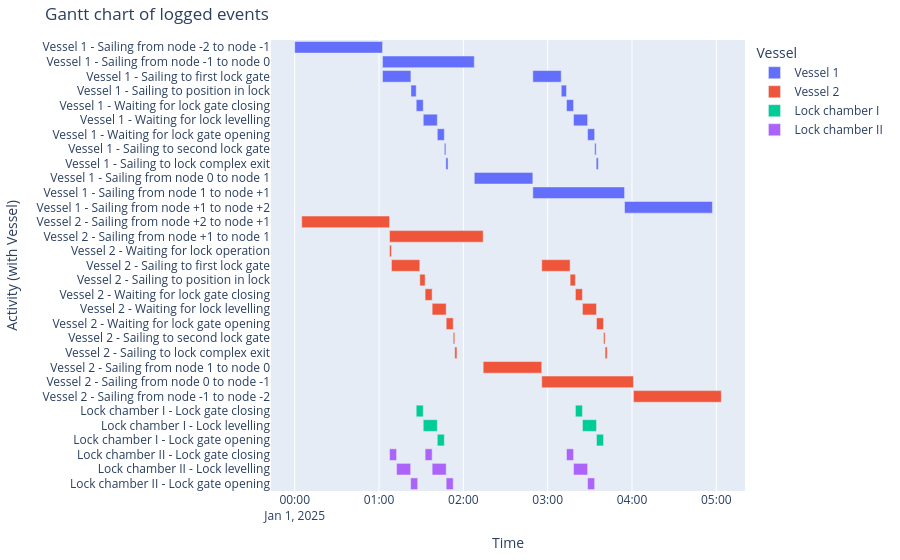

The cell this chart's notebook holds for it:
### Markdown cell above
#### Gantt chart of event table
Combining these logbooks with the ones of the vessels results in a rather interesting Gantt chart.

### Code cell
df_eventtable = logbook2eventtable([*vessels, lock_complex_I.lock_chambers['Lock chamber I'], lock_complex_II.lock_chambers['Lock chamber II']])
fig = generate_vessel_gantt_chart(df_eventtable)

### Figure 1 — Plotly figure (JSON) as saved in the notebook; plotly's stock layout.template omitted (floating-point values rounded to 4 significant figures)
{"data": [{"base": ["2025-01-01T00:00:00.000000", "2025-01-01T01:02:30.000000", "2025-01-01T01:02:30.000000", "2025-01-01T01:22:42.000000", "2025-01-01T01:26:28.000000", "2025-01-01T01:31:28.000000", "2025-01-01T01:41:28.000000", "2025-01-01T01:46:28.000000", "2025-01-01T01:47:34.000000", "2025-01-01T02:07:47.000000", "2025-01-01T02:49:27.000000", "2025-01-01T02:49:27.000000", "2025-01-01T03:09:39.000000", "2025-01-01T03:13:25.000000", "2025-01-01T03:18:25.000000", "2025-01-01T03:28:25.000000", "2025-01-01T03:33:25.000000", "2025-01-01T03:34:31.000000", "2025-01-01T03:54:43.000000"], "hovertemplate": "object name=Vessel 1<br>start time=%{base}<br>stop time=%{x}<br>activity label=%{y}<extra></extra>", "legendgroup": "Vessel 1", "marker": {"color": "#636efa", "pattern": {"shape": ""}}, "name": "Vessel 1", "orientation": "h", "showlegend": true, "textposition": "auto", "type": "bar", "x": [3750000, 3917000, 1212000, 226000, 300000, 600000, 300000, 66000, 93000, 2500000, 3916000, 1212000, 226000, 300000, 600000, 300000, 66000, 92000, 3750000], "xaxis": "x", "y": ["Vessel 1 - Sailing from node -2 to node -1", "Vessel 1 - Sailing from node -1 to node 0", "Vessel 1 - Sailing to first lock gate", "Vessel 1 - Sailing to position in lock", "Vessel 1 - Waiting for lock gate closing", "Vessel 1 - Waiting for lock levelling", "Vessel 1 - Waiting for lock gate opening", "Vessel 1 - Sailing to second lock gate", "Vessel 1 - Sailing to lock complex exit", "Vessel 1 - Sailing from node 0 to node 1", "Vessel 1 - Sailing from node 1 to node +1", "Vessel 1 - Sailing to first lock gate", "Vessel 1 - Sailing to position in lock", "Vessel 1 - Waiting for lock gate closing", "Vessel 1 - Waiting for lock levelling", "Vessel 1 - Waiting for lock gate opening", "Vessel 1 - Sailing to second lock gate", "Vessel 1 - Sailing to lock complex exit", "Vessel 1 - Sailing from node +1 to node +2"], "yaxis": "y"}, {"base": ["2025-01-01T00:05:00.000000", "2025-01-01T01:07:30.000000", "2025-01-01T01:07:30.000000", "2025-01-01T01:08:50.000000", "2025-01-01T01:29:02.000000", "2025-01-01T01:32:48.000000", "2025-01-01T01:37:48.000000", "2025-01-01T01:47:48.000000", "2025-01-01T01:52:48.000000", "2025-01-01T01:53:54.000000", "2025-01-01T02:14:07.000000", "2025-01-01T02:55:47.000000", "2025-01-01T02:55:47.000000", "2025-01-01T03:15:59.000000", "2025-01-01T03:19:45.000000", "2025-01-01T03:24:45.000000", "2025-01-01T03:34:45.000000", "2025-01-01T03:39:45.000000", "2025-01-01T03:40:51.000000", "2025-01-01T04:01:03.000000"], "hovertemplate": "object name=Vessel 2<br>start time=%{base}<br>stop time=%{x}<br>activity label=%{y}<extra></extra>", "legendgroup": "Vessel 2", "marker": {"color": "#EF553B", "pattern": {"shape": ""}}, "name": "Vessel 2", "orientation": "h", "showlegend": true, "textposition": "auto", "type": "bar", "x": [3750000, 3997000, 80000, 1212000, 226000, 300000, 600000, 300000, 66000, 93000, 2500000, 3916000, 1212000, 226000, 300000, 600000, 300000, 66000, 92000, 3750000], "xaxis": "x", "y": ["Vessel 2 - Sailing from node +2 to node +1", "Vessel 2 - Sailing from node +1 to node 1", "Vessel 2 - Waiting for lock operation", "Vessel 2 - Sailing to first lock gate", "Vessel 2 - Sailing to position in lock", "Vessel 2 - Waiting for lock gate closing", "Vessel 2 - Waiting for lock levelling", "Vessel 2 - Waiting for lock gate opening", "Vessel 2 - Sailing to second lock gate", "Vessel 2 - Sailing to lock complex exit", "Vessel 2 - Sailing from node 1 to node 0", "Vessel 2 - Sailing from node 0 to node -1", "Vessel 2 - Sailing to first lock gate", "Vessel 2 - Sailing to position in lock", "Vessel 2 - Waiting for lock gate closing", "Vessel 2 - Waiting for lock levelling", "Vessel 2 - Waiting for lock gate opening", "Vessel 2 - Sailing to second lock gate", "Vessel 2 - Sailing to lock complex exit", "Vessel 2 - Sailing from node -1 to node -2"], "yaxis": "y"}, {"base": ["2025-01-01T01:26:28.000000", "2025-01-01T01:31:28.000000", "2025-01-01T01:41:28.000000", "2025-01-01T03:19:45.000000", "2025-01-01T03:24:45.000000", "2025-01-01T03:34:45.000000"], "hovertemplate": "object name=Lock chamber I<br>start time=%{base}<br>stop time=%{x}<br>activity label=%{y}<extra></extra>", "legendgroup": "Lock chamber I", "marker": {"color": "#00cc96", "pattern": {"shape": ""}}, "name": "Lock chamber I", "orientation": "h", "showlegend": true, "textposition": "auto", "type": "bar", "x": [300000, 600000, 300000, 300000, 600000, 300000], "xaxis": "x", "y": ["Lock chamber I - Lock gate closing", "Lock chamber I - Lock levelling", "Lock chamber I - Lock gate opening", "Lock chamber I - Lock gate closing", "Lock chamber I - Lock levelling", "Lock chamber I - Lock gate opening"], "yaxis": "y"}, {"base": ["2025-01-01T01:07:30.000000", "2025-01-01T01:12:30.000000", "2025-01-01T01:22:30.000000", "2025-01-01T01:32:48.000000", "2025-01-01T01:37:48.000000", "2025-01-01T01:47:48.000000", "2025-01-01T03:13:25.000000", "2025-01-01T03:18:25.000000", "2025-01-01T03:28:25.000000"], "hovertemplate": "object name=Lock chamber II<br>start time=%{base}<br>stop time=%{x}<br>activity label=%{y}<extra></extra>", "legendgroup": "Lock chamber II", "marker": {"color": "#ab63fa", "pattern": {"shape": ""}}, "name": "Lock chamber II", "orientation": "h", "showlegend": true, "textposition": "auto", "type": "bar", "x": [300000, 600000, 300000, 300000, 600000, 300000, 300000, 600000, 300000], "xaxis": "x", "y": ["Lock chamber II - Lock gate closing", "Lock chamber II - Lock levelling", "Lock chamber II - Lock gate opening", "Lock chamber II - Lock gate closing", "Lock chamber II - Lock levelling", "Lock chamber II - Lock gate opening", "Lock chamber II - Lock gate closing", "Lock chamber II - Lock levelling", "Lock chamber II - Lock gate opening"], "yaxis": "y"}], "layout": {"barmode": "overlay", "legend": {"title": {"text": "Vessel"}, "tracegroupgap": 0}, "margin": {"b": 20, "l": 20, "r": 20, "t": 40}, "title": {"text": "Gantt chart of logged events"}, "xaxis": {"anchor": "y", "domain": [0, 1], "title": {"text": "Time"}, "type": "date"}, "yaxis": {"anchor": "x", "autorange": "reversed", "domain": [0, 1], "title": {"text": "Activity (with Vessel)"}}}}
